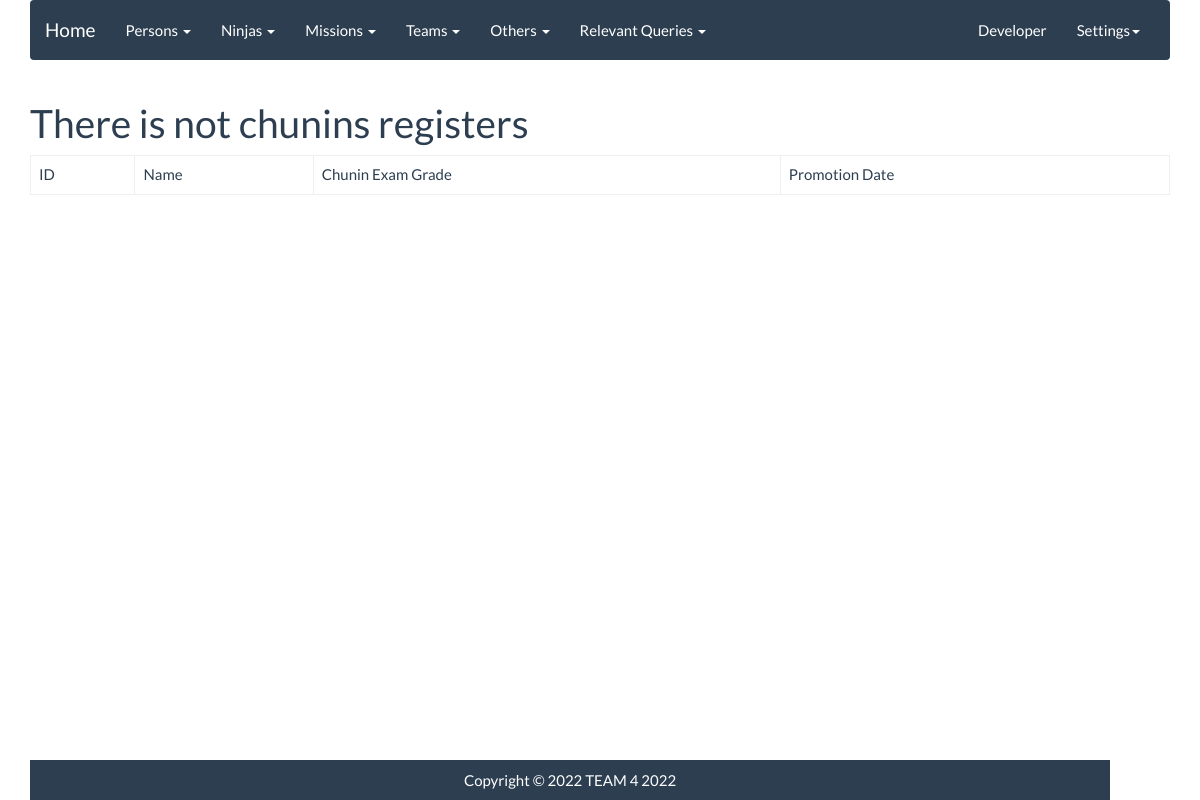
Page /village/ninjas/chunin on the earlier database version.
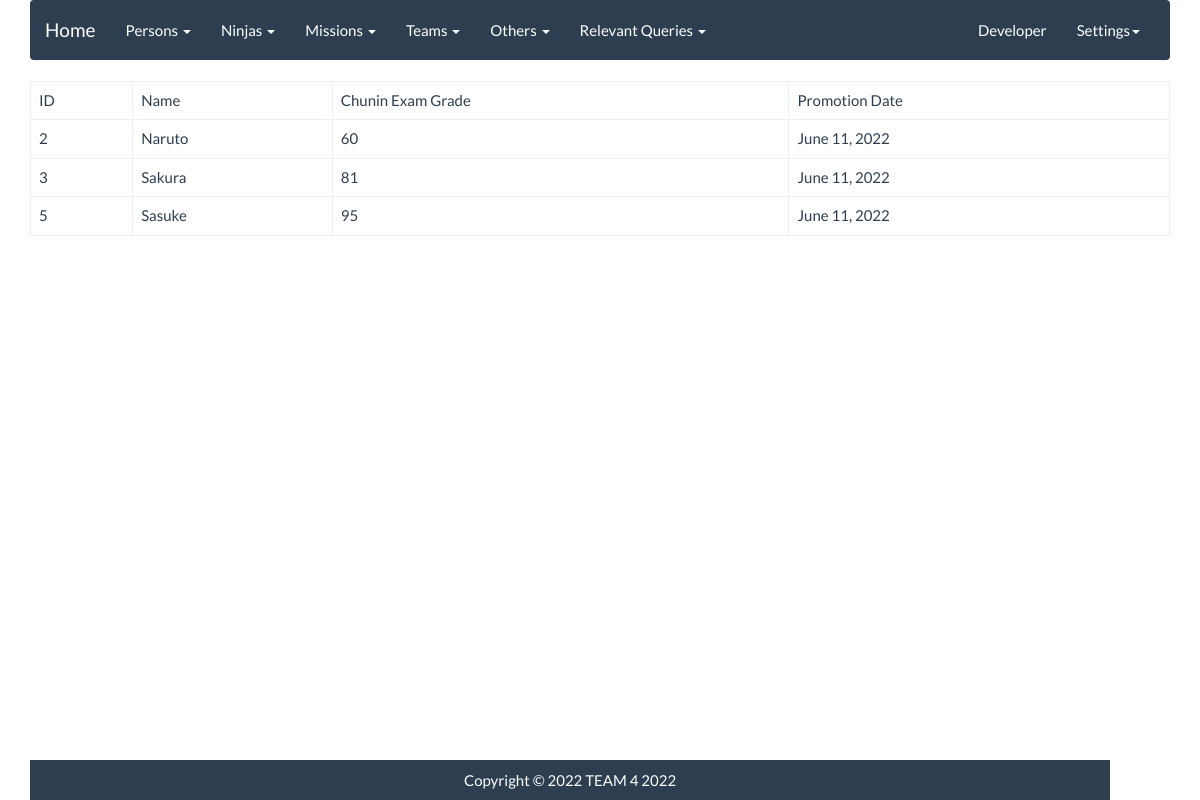
Same page on the later database version.
### village/models.py (models this page shows, shortened)
class Chunin(models.Model):
    ninja = models.OneToOneField(Ninja, primary_key=True, null=False, blank=False, on_delete=models.CASCADE)
    chunin_exam_grade = models.IntegerField(validators=[exam_grade_validator]) #Asumimos en base a 100
    c_date = models.DateField()
    rank = 'chunin'

class Ninja(models.Model):
    person = models.OneToOneField(Person, primary_key=True, null=False, blank=False, on_delete=models.CASCADE)
    nickname = models.CharField(max_length=20, blank=True)
    max_chakra_amount = models.IntegerField(validators=[ninja_chakra_validator])
    techniques = models.ManyToManyField(Technique)
    invocations = models.ManyToManyField(Invocation, blank=True)

class Person(models.Model):
    name_p = models.CharField(max_length=30)
    gender = models.CharField(max_length=1, validators=[person_gender_validator]) #M o F
    clan = models.CharField(max_length=30)
    date_of_birth = models.DateField()
    age = models.IntegerField()

### village/views.py (the view)
# urls.py: path('ninjas/chunin', views.ChuninList.as_view(), name='chunin'),
class ChuninList(ListView):
    ordering = ['ninja_id']
    model = Chunin
    template_name = 'ninjas/chunin.html'
    paginate_by = 5

### templates/ninjas/chunin.html (shortened to what this page needs)
{% extends 'base/base.html' %}
{% block content %}
<table class="table table-bordered">
	<thead>
		<tr>
			<td>ID</td>
			<td>Name</td>
			<td>Chunin Exam Grade</td>
			<td>Promotion Date</td>
		</tr>
	</thead>
	<tbody>
		{% if object_list %}
		{% for object in object_list %}
		<tr>
			<td>{{ object.ninja_id }}</td>
			<td>{{ object.ninja.person.name_p }}</td>
			<td>{{ object.chunin_exam_grade }}</td>
			<td>{{ object.c_date }}</td>
		</tr>
		{% endfor %}
		{% else %}
		<h1>There is not chunins registers</h1>
		{% endif %}
	</tbody>
</table>
{% endblock%}

Differences in the rows shown:
added Chunin: ninja_id "2", ninja.person.name_p "Naruto", chunin_exam_grade "60", c_date "June 11, 2022"
added Chunin: ninja_id "3", ninja.person.name_p "Sakura", chunin_exam_grade "81", c_date "June 11, 2022"
added Chunin: ninja_id "5", ninja.person.name_p "Sasuke", chunin_exam_grade "95", c_date "June 11, 2022"
Other differences:
text no longer shown: "There is not chunins registers"
